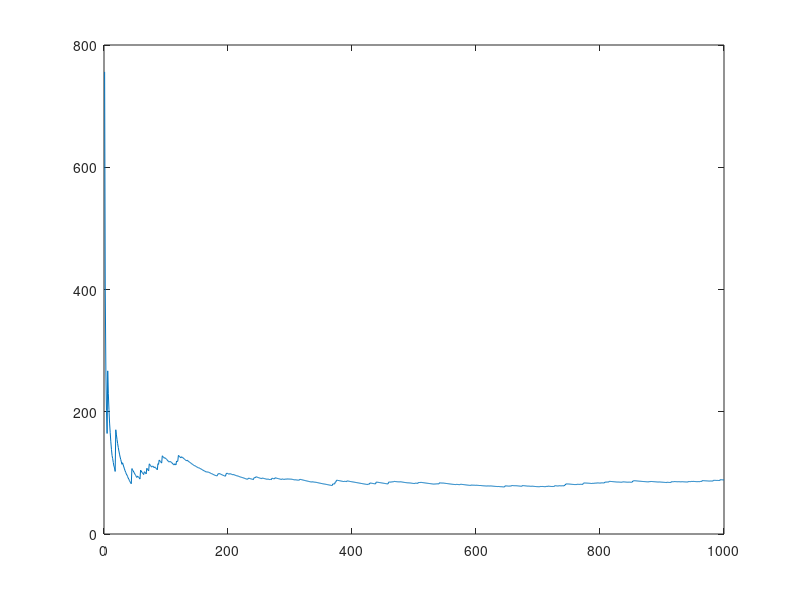

Recreate this plot in MATLAB.
y=rand(1000,1);
n=1:length(y);
n=n';
int_aprox=4*(cumsum(exp(2)*(1./exp(12*y)).*exp(16.*y.^(2))))./n;
plot(n,int_aprox);
int_aprox(length(y))
